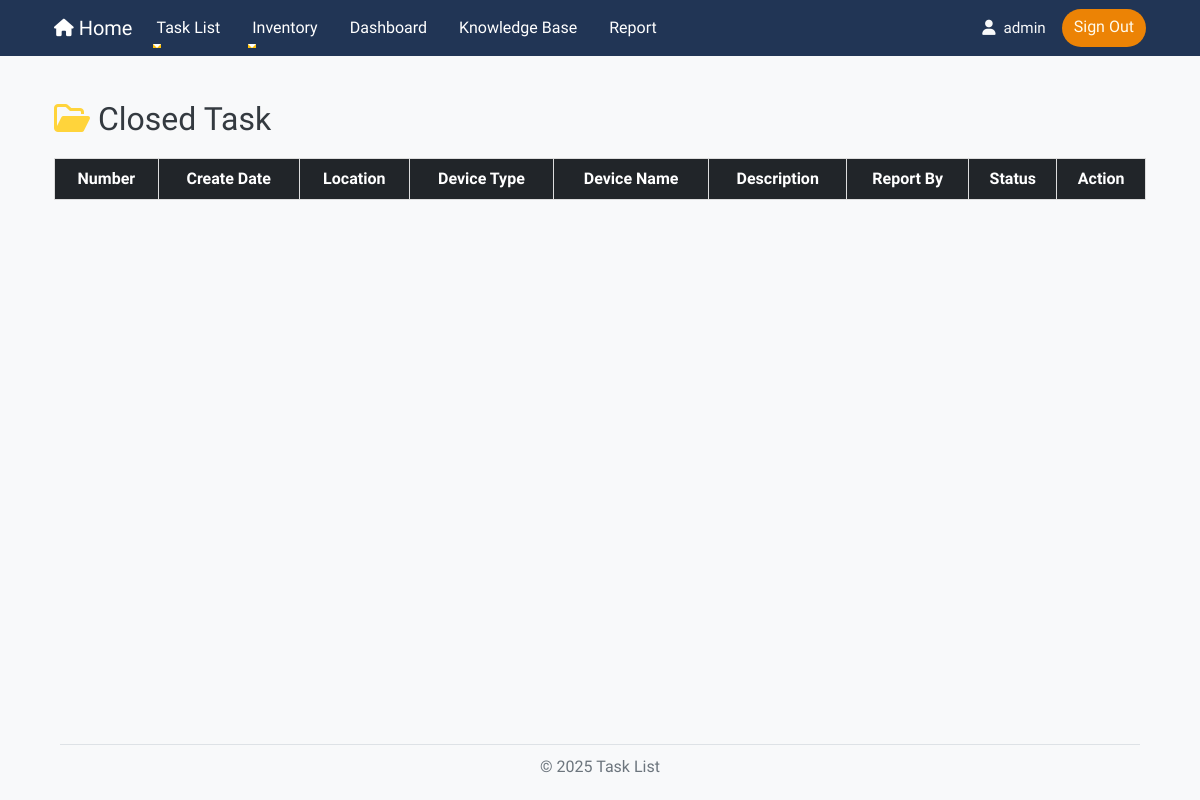
Before: /work/closed (signed in) with the older database file.
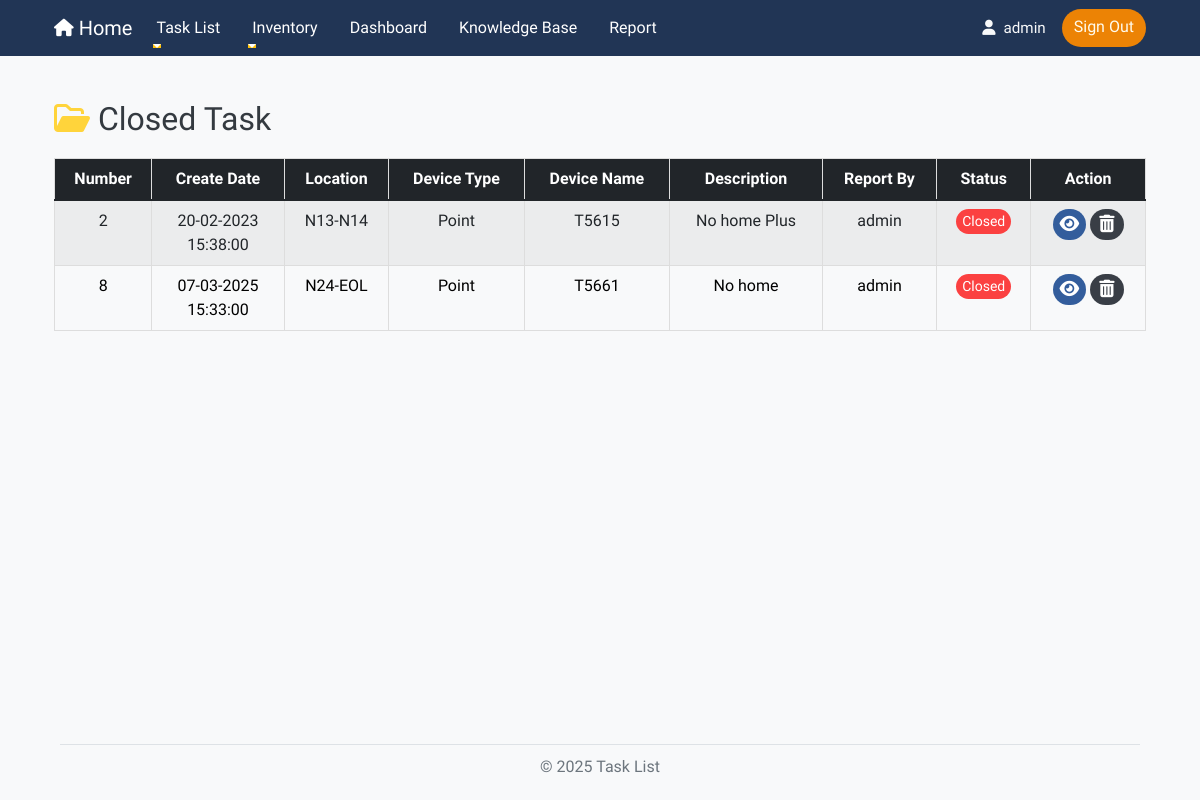
After: the same page with the newer database file.
### app/models/Work.py (models this page shows, shortened)
class Work(db.Model):
    number = db.Column(db.Integer, primary_key=True, autoincrement=True)  # เลข 6 หลัก รันอัตโนมัติ
    create_date = db.Column(db.DateTime, default=now_utc)  # วันที่และเวลา สร้างอัตโนมัติ
    work_order = db.Column(db.String(50), nullable=False)          # Work Order
    line_id = db.Column(db.Integer, db.ForeignKey('line.id'), nullable=True)
    location_id = db.Column(db.Integer, db.ForeignKey('location.id'), nullable=True)
    device_type_id = db.Column(db.Integer, db.ForeignKey('device_type.id'), nullable=True)
    device_name_id = db.Column(db.Integer, db.ForeignKey('device_name.id'), nullable=True)
    description = db.Column(db.Text, nullable=False)               # รายละเอียด
    report_by = db.Column(db.String(50), nullable=False)           # ผู้รายงาน
    status = db.Column(db.String(20), nullable=False, default="open")  # สถานะ (ค่าเริ่มต้น: open)
    link = db.Column(db.String(255), nullable=True)           # URL ของไฟล์
    cause_id = db.Column(db.Integer, db.ForeignKey('cause.id'), nullable=True)  # ForeignKey เชื่อมกับ Cause
    point_casedetail_id = db.Column(db.Integer, db.ForeignKey('point_case_detail.id'), nullable=True)  # ForeignKey เชื่อมกับ PointCaseDetail
    line = db.relationship('Line', backref='works')
    location = db.relationship('Location', backref='works')
    device_type = db.relationship('DeviceType', backref='works')
    device_name = db.relationship('DeviceName', backref='works')
    cause = db.relationship('Cause', backref='works')
    point_casedetail = db.relationship('PointCaseDetail', backref='works')

### app/models/Location.py (models this page shows, shortened)
class Location(db.Model):
    id = db.Column(db.Integer, primary_key=True)
    name = db.Column(db.String(50), nullable=False)
    line_id = db.Column(db.Integer, db.ForeignKey('line.id'), nullable=False)
    line = db.relationship('Line', backref=db.backref('locations', lazy=True))

### app/models/DeviceType.py (models this page shows, shortened)
class DeviceType(db.Model):
    id = db.Column(db.Integer, primary_key=True)
    name = db.Column(db.String(50), nullable=False)
    line_id = db.Column(db.Integer, db.ForeignKey('line.id'), nullable=False)
    line = db.relationship('Line', backref=db.backref('device_types', lazy=True))

### app/models/DeviceName.py (models this page shows, shortened)
class DeviceName(db.Model):
    id = db.Column(db.Integer, primary_key=True)
    name = db.Column(db.String(100), nullable=False)
    device_type_id = db.Column(db.Integer, db.ForeignKey('device_type.id'), nullable=False)
    location_id = db.Column(db.Integer, db.ForeignKey('location.id'), nullable=False)
    device_type = db.relationship('DeviceType', backref=db.backref('device_names', lazy=True))
    location = db.relationship('Location', backref=db.backref('device_names', lazy=True))
    bound = db.Column(db.String(100), nullable=True)
    inandout = db.Column(db.String(100), nullable=True)
    serial_number = db.Column(db.String(100), nullable=True)
    ip_address = db.Column(db.String(45), nullable=True)
    mac_address = db.Column(db.String(17), nullable=True)
    channel = db.Column(db.String(50), nullable=True)
    device_role = db.Column(db.String(50), nullable=True)
    force_data = db.Column(db.String(50), nullable=True)
    vac_white = db.Column(db.String(50), nullable=True)
    current_white = db.Column(db.String(50), nullable=True)
    vac_red = db.Column(db.String(50), nullable=True)
    current_red = db.Column(db.String(50), nullable=True)
    vac_yellow = db.Column(db.String(50), nullable=True)
    current_yellow = db.Column(db.String(50), nullable=True)
    f1_f2 = db.Column(db.String(50), nullable=True)
    red_module = db.Column(db.String(50), nullable=True)
    white_module = db.Column(db.String(50), nullable=True)
    yellow_module = db.Column(db.String(50), nullable=True)

### app/work/routes.py (the view)
@work_bp.route('/closed',methods=['GET','POST'])
@login_required
def closed():
        works = Work.query.all()
        return render_template("closed.html", works=works)

### app/work/templates/work/closed.html (shortened to what this page needs)
{% import "bootstrap/wtf.html" as wtf %}
{% extends "layout.html" %}
{% block content %}
<!DOCTYPE html>
<html lang="en">
<head>
    <link rel="stylesheet" href="https://cdn.jsdelivr.net/npm/bootstrap@5.1.3/dist/css/bootstrap.min.css">
    <link rel="stylesheet" href="https://cdn.jsdelivr.net/npm/bootstrap-table/dist/bootstrap-table.min.css">
    <link rel="stylesheet" href="{{ url_for('static', filename='/style.css') }}">
</head>
<body>
<div class="container">
    <br>
    <h2><i class="fa-regular fa-folder-open" style="color: #FFD43B;"></i> Closed Task</h2>
    {% if works %}
    <table data-toggle="table"
           data-search="true"
           data-pagination="true"
           data-page-list="[10, 25, 50, 100, all]"
           class="table table-striped table-hover">
        <thead class="table-dark">
            <tr>
                <th data-sortable="true" data-field="number">Number</th>
                <th data-sortable="true" data-field="create_date">Create Date</th>
                <th data-sortable="true" data-field="location_name">Location</th>
                <th data-sortable="true" data-field="device_type">Device Type</th>
                <th data-sortable="true" data-field="device_name">Device Name</th>
                <th data-sortable="true" data-field="description">Description</th>
                <th data-sortable="true" data-field="report_by">Report By</th>
                <th data-sortable="true" data-field="status">Status</th>
                <th data-field="action">Action</th>
            </tr>
        </thead>
        <tbody>
            {% for work in works %}
            {% if work.status != 'Open' %}
            <tr>
                <td>{{ work.number }}</td>
                <td>{{ work.create_date.strftime('%d-%m-%Y') }}<br>
                    {{ work.create_date.strftime('%H:%M:%S') }}</td>
                <td>{{ work.location.name if work.location else 'N/A' }}</td>
                <td>{{ work.device_type.name if work.device_type else 'N/A' }}</td>
                <td>{{ work.device_name.name if work.device_name else 'N/A' }}</td>
                <td>
                    {% if work.description|length > 20 %}
                        <span title="{{ work.description }}" data-bs-toggle="tooltip" data-bs-placement="top">
                            {{ work.description[:20] }}...
                        </span>
                    {% else %}
                        {{ work.description }}
                    {% endif %}
                </td>
                <td>{{ work.report_by }}</td>
                <td>
                    {% if work.status == 'Open' %}
                        <span class="status-open">{{ work.status }}</span>
                    {% elif work.status == 'Closed' %}
                        <span class="status-closed">{{ work.status }}</span>
                    {% else %}
                        <span class="status-other">{{ work.status }}</span>
                    {% endif %}
                </td>
                <td class="actions">
                    <a href="{{ url_for('work.work_detail', number=work.number) }}" class="btn custom-view-btn">
                    </a>
                    {% if current_user.role == 'admin' %}
                        <a href="#" onclick="confirmDelete('{{ work.number }}')" class="btn custom-delete-btn">
                        </a>
                    {% endif %}
                </td>
            </tr>
            {% endif %}
            {% endfor %}
        </tbody>
    </table>
    {% endif %}
</div>
</body>
</html>
{% endblock %}

Changed rows visible on the page:
now on this page (row edited): Work: number "2", create_date "20-02-2023", create_date "15:38:00", location "N13-N14", device_type "Point", device_name "T5615", description "No home Plus", report_by "admin", status "Closed"
added Work: number "8", create_date "07-03-2025", create_date "15:33:00", location "N24-EOL", device_type "Point", device_name "T5661", description "No home", report_by "admin", status "Closed"
